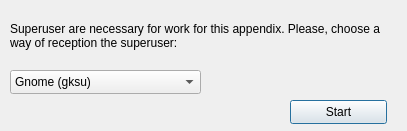
<?xml version="1.0" encoding="UTF-8"?>
<ui version="4.0">
 <class>GetRoot</class>
 <widget class="QDialog" name="GetRoot">
  <property name="geometry">
   <rect>
    <x>0</x>
    <y>0</y>
    <width>407</width>
    <height>131</height>
   </rect>
  </property>
  <property name="windowTitle">
   <string>Dialog</string>
  </property>
  <widget class="QLabel" name="label">
   <property name="geometry">
    <rect>
     <x>10</x>
     <y>10</y>
     <width>381</width>
     <height>51</height>
    </rect>
   </property>
   <property name="text">
    <string>Superuser are necessary for work for this appendix. Please, choose a way of reception the superuser:</string>
   </property>
   <property name="wordWrap">
    <bool>true</bool>
   </property>
  </widget>
  <widget class="QPushButton" name="pushButton">
   <property name="geometry">
    <rect>
     <x>290</x>
     <y>100</y>
     <width>97</width>
     <height>24</height>
    </rect>
   </property>
   <property name="text">
    <string>Start</string>
   </property>
  </widget>
  <widget class="QComboBox" name="comboBox">
   <property name="geometry">
    <rect>
     <x>10</x>
     <y>70</y>
     <width>191</width>
     <height>24</height>
    </rect>
   </property>
   <item>
    <property name="text">
     <string>Gnome (gksu)</string>
    </property>
   </item>
   <item>
    <property name="text">
     <string>KDE (kdesudo)</string>
    </property>
   </item>
  </widget>
 </widget>
 <resources/>
 <connections/>
</ui>
